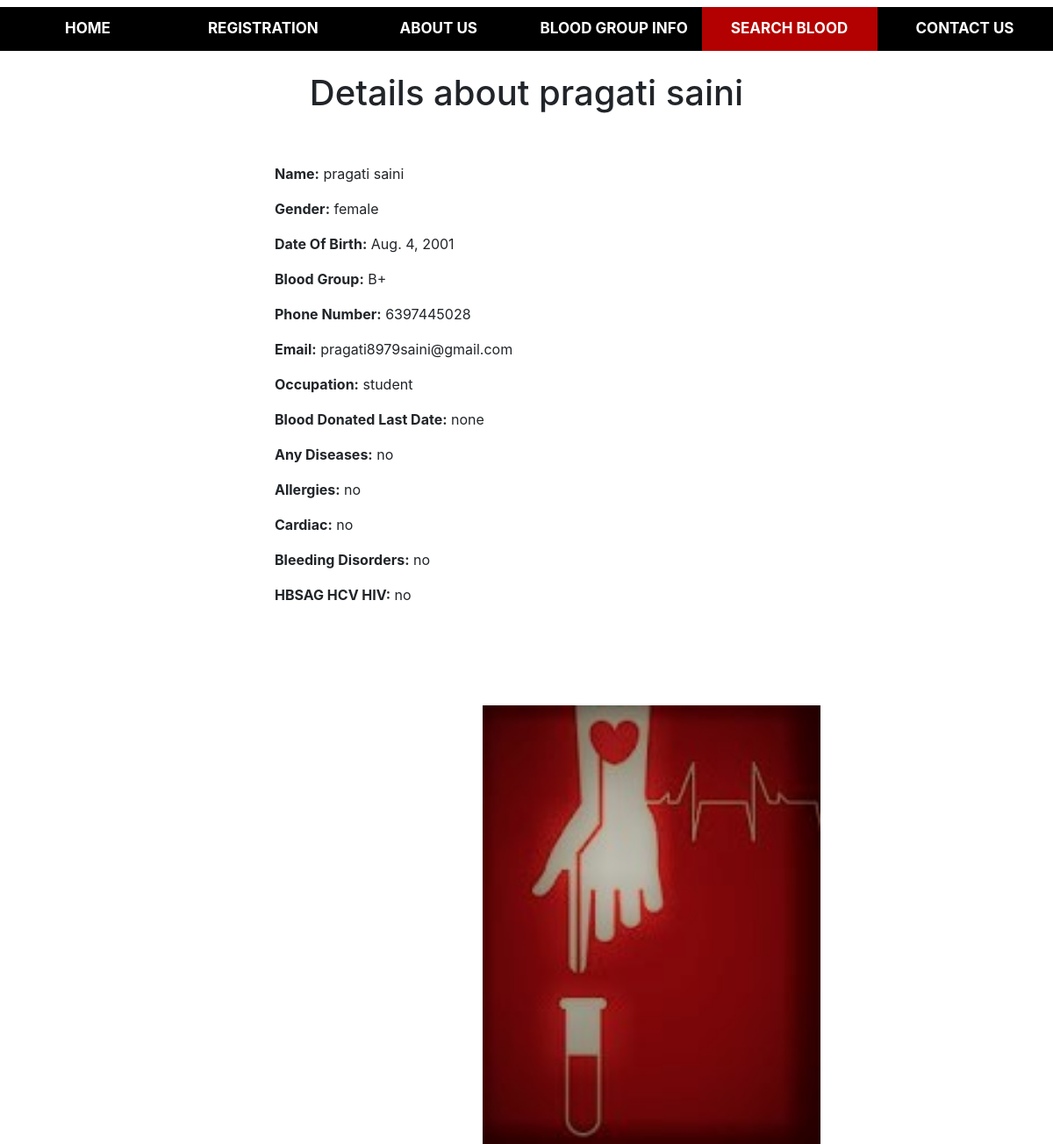
The app's page /search/donorlist/donorlistdetail/pragati8979saini@gmail.com/ with its own data.
### registration/models.py (models this page shows, shortened)
class donor(models.Model):
    name = models.CharField(max_length = 50, blank=True, null=True)
    gender_choices=[
        ('male',"Male"),
        ("female","Female"),
    ]
    gender = models.CharField(
        max_length=6, blank=True, null=True,
        choices=gender_choices,
        )
    date_of_birth = models.DateField(blank=True, null=True)
    blood_choices=[
        ("a+" , "A+"),
        ("a-" , "A-"),
        ("b+" , "B+"),
        ("b-" , "B-"),
        ("o+" , "O+"),
        ("o-" , "O-"),
        ("ab+" , "AB+"),
        ("ab-" , "AB-"),
    ]
    blood_group = models.CharField(
        max_length=4, blank=True, null=True,
        choices=blood_choices
        )
    phone_number = models.IntegerField(blank=True, null=True)
    email = models.EmailField(max_length=100, blank=True, null=True, unique=True)
    occupation = models.CharField(max_length=10, blank=True, null=True)
    last_donate_date = models.CharField(max_length=50, blank=True, null=True)
    any_diseases_choices=[
        ("yes","Yes"),
        ("no","No"),
    ]
    any_diseases = models.CharField(
        max_length=4, blank=True, null=True,
        choices=any_diseases_choices,
        )
    allergies_choices=[
        ("yes","Yes"),
        ("no","No"),
    ]
    allergies = models.CharField(
        max_length=4, blank=True, null=True,
        choices=allergies_choices,
        )
    cardiac_choices=[
        ("yes","Yes"),
        ("no", "No"),
    ]
    cardiac = models.CharField(
        max_length=4, blank=True, null=True,
        choices=cardiac_choices,
        )
    bleeding_disorders_choices=[
        ("yes","Yes"),
        ("no","No"),
    ]
    bleeding_disorders = models.CharField(
        max_length=4, blank=True, null=True,
        choices=bleeding_disorders_choices,
        )
    hbsAg_hcv_hIV_choices=[
        ("yes","Yes"),
        ("no","No"),
    ]
    hbsAg_hcv_hIV =models.CharField(
        max_length=4, blank=True, null=True,
        choices=hbsAg_hcv_hIV_choices,
        )
    password = models.CharField(max_length=50, blank=True, null=True)

### search/views.py (the view)
# urls.py: path('donorlist/donorlistdetail/<email>/', donorlistdetail, name='donorlistdetailsite'),
def donorlistdetail(request, email):
    email = email
    detail = donor()
    detail = donor.objects.get(email=email)
    context = {
        'details' : detail
    }
    return render(request, 'donor_l_d.html', context)

### polls/template/donor_l_d.html
{% extends 'base.html' %}
{% load static  %}
{% block content %}
<div class="container-fluid">
        <div class="form_body" >
        <br>
            <h1 class="text-center">Details about {{details.name}}</h1>
            <div class= "donor_details m-5"style="float:left;padding-left:250px;">
                <p><strong>Name:</strong> {{details.name}}</p>
                <p><strong>Gender:</strong> {{details.gender}}</p>
                <p><strong>Date Of Birth:</strong> {{details.date_of_birth}}</p>
                <p><strong>Blood Group:</strong> <span class="text-uppercase">{{details.blood_group}}</span></p>
                <p><strong>Phone Number:</strong> {{details.phone_number}}</p>
                <p><strong>Email:</strong> {{details.email}}</p>
                <p><strong>Occupation:</strong> {{details.occupation}}</p>
                <p><strong>Blood Donated Last Date:</strong> {{details.last_donate_date}}</p>
                <p><strong>Any Diseases:</strong> {{details.any_diseases}}</p>
                <p><strong>Allergies:</strong> {{details.allergies}}</p>
                <p><strong>Cardiac:</strong> {{details.cardiac}}</p>
                <p><strong>Bleeding Disorders:</strong> {{details.bleeding_disorders}}</p>
                <p><strong>HBSAG HCV HIV:</strong> {{details.hbsAg_hcv_hIV}}</p>
        </div>
        <img src="{% static 'polls/images (2).jfif' %}" style="float:right;padding-top:50px; height:550px;padding-right:250px;">
        </div>
{% endblock  %}

### polls/template/base.html (shortened to what this page needs)
{% load static %}
<!DOCTYPE html>
<html lang="en">
<head>
     <link rel="stylesheet" href="https://maxcdn.bootstrapcdn.com/bootstrap/4.5.2/css/bootstrap.min.css">
</head>
<body style="padding-top:8px;">
<div class="topnav" style="font-weight:bold;color:white">
        <a href="{% url 'home' %}">HOME</a>
        <a  href="{% url 'register' %}">REGISTRATION</a>
        <a href="{% url 'about' %}">ABOUT US</a>
                <a  href="{% url 'group' %}">BLOOD GROUP INFO</a>
        <a class="active" href="{% url 'searchsite1' %}">SEARCH BLOOD</a>
         <a href="{% url 'contact' %}">CONTACT US</a>
      </div>
    {% block content %}
    {% endblock %}
</html>

### polls/template/base.html (style rules this page uses)
.topnav { width: 100%; background-color:black ; overflow: auto; }
.topnav a { float: left; padding: 12px; color: white; text-decoration: none; font-size: 17px; width: 16.66%; text-align: center; }
.topnav a.active { background-color:#b30000; }
.active, .dot:hover { background-color:black; }

### records on screen
donor: name "pragati saini", gender "female", date_of_birth "Aug. 4, 2001", blood_group "B+", phone_number "6397445028", email "pragati8979saini@gmail.com", occupation "student", last_donate_date "none", any_diseases "no", allergies "no", cardiac "no", bleeding_disorders "no", hbsAg_hcv_hIV "no"
